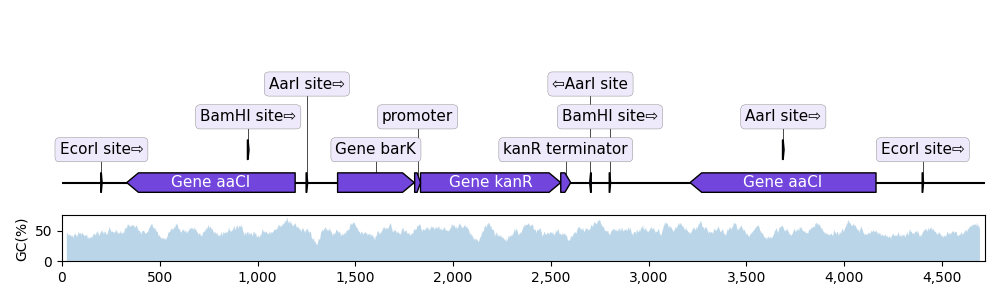

Generate this figure with Python:
"""In this example we plot a record's annotations on top of the curve of the
local GC content in the record's sequence.
"""
import matplotlib.pyplot as plt
from dna_features_viewer import BiopythonTranslator
from Bio import SeqIO
import numpy as np


def plot_local_gc_content(record, window_size, ax):
    """Plot windowed GC content on a designated Matplotlib ax."""
    def gc_content(s):
        return 100.0 * len([c for c in s if c in "GC"]) / len(s)

    yy = [
        gc_content(record.seq[i : i + window_size])
        for i in range(len(record.seq) - window_size)
    ]
    xx = np.arange(len(record.seq) - window_size) + 25
    ax.fill_between(xx, yy, alpha=0.3)
    ax.set_ylim(bottom=0)
    ax.set_ylabel("GC(%)")


record = SeqIO.read("pseudomonas-sequence.gb", "genbank")
translator = BiopythonTranslator()
graphic_record = translator.translate_record(record)

fig, (ax1, ax2) = plt.subplots(
    2, 1, figsize=(25, 10), sharex=True, gridspec_kw={"height_ratios": [4, 1]}
)
graphic_record.plot(ax=ax1, with_ruler=False, strand_in_label_threshold=4)
plot_local_gc_content(record, window_size=50, ax=ax2)

fig.tight_layout()  # Resize the figure to the right height
fig.savefig("with_gc_plot-pseudomonas.png")
